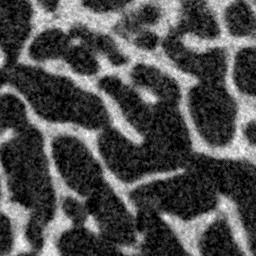
%> input picture examples/exampledata/spongy.png, 256 x 256 px
$ octave --eval "result = removeparticles(imread('examples/exampledata/spongy.png'));"   (GNU Octave 9; MATLAB toolbox functions it lacks are replaced by stand-ins)
%> lines starting %> are read from the running program, lines starting %| are printed output that depends on the picture
function [BWout] = removeparticles(BW, varargin)
%REMOVEPARTICLES remove particles from binary image
%   BW2 = REMOVEPARTICLES(BW, METHOD) remove particles from input binary image BW with given METHOD.
%   Possible values for METHOD are:
%
%     'connectivity'  	(Default) remove particles based on the proportion of their size to their conenctivity to the image.
%                       Default value for connectivity is 10 (10 times more particle than contact pixels).
%
%     'size'            Remove particles based on their size. (Default size = 50 pixels).
%
%   Depending on METHOD, REMOVEPARTICLES may take one additional parameter which you can supply.
%
%   BW2 = REMOVEPARTICLES(BW, 'connectivity', 20) remove particles with at least 20 times
%       more pixels than their pixels in contact with the rest of the image.
%
%   BW2 = REMOVEPARTICLES(BW, 'size', 10) remove particles with surface larger than 10 pixels.
%
%   Class Support
%   -------------
%   BW and BWout are of class logical.
%
%   Example 1
%   -------
%      BW = imread('cameraman.tif');
%      subplot(1,3,1);imshow(I);title('Original Image');
%      [BW, le] = threshbone(I, 'otsu');
%      subplot(1,3,2);imshow(BW);title('Otsu');
%      [BW, le] = threshbone(I, 'fixed', [140 180]);
%      subplot(1,3,3);imshow(BW);title('140 < GV < 180');
%
%   Example 2
%   -------
%      I = imread('rice.png');
%      subplot(1,3,1);imshow(I);title('Original Image');
%      [BW, le] = threshbone(I, 'otsu');
%      subplot(1,3,2);imshow(BW);title('Otsu');
%      [BW] = threshbone(I, 'adaptive', 35, -35, 'median', 'fixed');
%      subplot(1,3,3);imshow(BW);title('LAT');
%   ______________________________________________________
%
%   Author:         Gianluca Iori (gianthk.iori@gmail.com)
%   BSRT - Charite Berlin
%   Created on:   08/11/2018
%   Last update:  08/11/2018
%
%   this function is part of the synchro toolbox
%   ______________________________________________________

[method, p2] = ParseInputs(varargin{:});
%> method = 'connectivity'; p2 = 10

switch method
    case 'size'
        [BWout] = sizeparticles(BW, p2);
    case 'connectivity'
        [BWout] = connectivityparticles(BW, p2);
end

function [BWout] = sizeparticles(BW, p2)
    % remove H-connected pixels
    BW2 = bwmorph(BW, 'hbreak', 10);
    % remove small objects from binary image
    BW2 = bwareaopen(BW2,1000);
    BWout = BW2;
    % perform morphological opening (erosion followed by dilation) with object removal between
    BW2 = imerode(BW2, strel('square', 3));
    % remove small objects from binary image
    BW2 = bwareaopen(BW2,1000);
    % dilate back
    BW3 = imdilate(BW2, strel('square', 3));
    % tentative particles are the difference between BW3 nd BW
    particles = BW & not(BW3);
    % particle props
    props = regionprops(particles, 'Area', 'PixelIdxList');
    % delete particles with area exceeding given thresh
    for i=1:length(props)
        if props(i).Area > p2
            BWout(props(i).PixelIdxList) = false;
        end
    end
end

function [BWout] = connectivityparticles(BW, p2)
%> called with p2 = 10
    % remove H-connected pixels
    BW2 = bwmorph(BW, 'hbreak', 10);
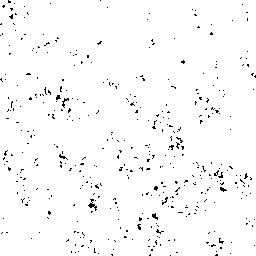
%> BW2: size 256x256 logical; 97.9% white; black in thin lines or dots
    % remove small objects from binary image
    BW2 = bwareaopen(BW2,1000);
    BWout = BW2;
    % perform morphological opening (erosion followed by dilation) with object removal between
    BW2 = imerode(BW2, strel('square', 2));
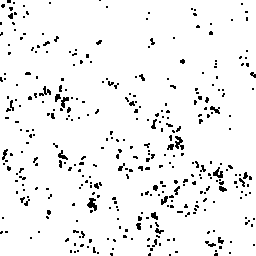
%> BW2: size 256x256 logical; 94.6% white; black in thin lines or dots
    % remove small objects from binary image
    BW2 = bwareaopen(BW2,1000);
    % dilate back
    BW3 = imdilate(BW2, strel('square', 2));
%> BW3: size 256x256 logical; 97.8% white; black in thin lines or dots
    % first guess particles are the difference between BW5 nd BW
    particles = BW & not(BW3);
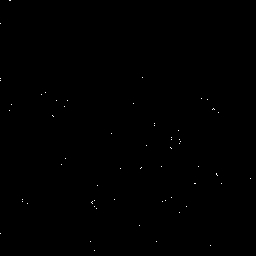
%> particles: size 256x256 logical; 0.11% white in thin lines or dots
    % particle props
    props = regionprops(particles, 'Area', 'PixelIdxList');
%> props = 59 regions; largest, Area: 3, 3, 3, 2, 2
    % dilate the image without first guess particles
    BW3 = imdilate(BW3, strel('disk', 1));
%> BW3: size 256x256 logical; 99.9% white; black in thin lines or dots
    % contact pixels are pixels belonging to both particle and dilated BW6
    for i=1:length(props)
        ncontactpixels = sum(BW3(props(i).PixelIdxList));
        if props(i).Area/ncontactpixels > p2
            BWout(props(i).PixelIdxList) = false;
        end
    end
%> this loop made 59 passes
%> ncontactpixels on passes 1 to 12: 1, 1, 1, 1, 1, 1, 1, 1, 1, 1, 1, 1
%> BWout: size 256x256 logical; 97.9% white; black in thin lines or dots
end

% _________________________________________________________________________

function [method, p2] = ParseInputs(varargin)

    % default values
    p2        = [];
    slicewise = false;

    % Check the number of input arguments.
    narginchk(0,2);

    % Determine threshold method from the user supplied string.
    if isempty(varargin)
        method = 'connectivity';
    else
        method = varargin{1};
        method = validatestring(method,{'size','connectivity'},mfilename,'METHOD',1);
    end

    % default values
    switch method
        case 'size'
            p2 = 50;        % [pixels] minimum particle size
        case 'connectivity'
            p2 = 10;        % 10 times more particle than contact pixels
    end

    switch nargin
        case 2
            p2 = varargin{2};

            switch method
                case {'size'}
                    validateattributes(p2,{'numeric'},{'finite','real','nonempty'},...        %'scalar'
                        mfilename,'PARTICLE_SIZE',3);
                case {'connectivity'}
                    validateattributes(p2,{'numeric'},{'finite','real','nonempty'},...        %'scalar'
                        mfilename,'PARTICLE_CONNECTIVITY',3);
            end
    end

end

end
